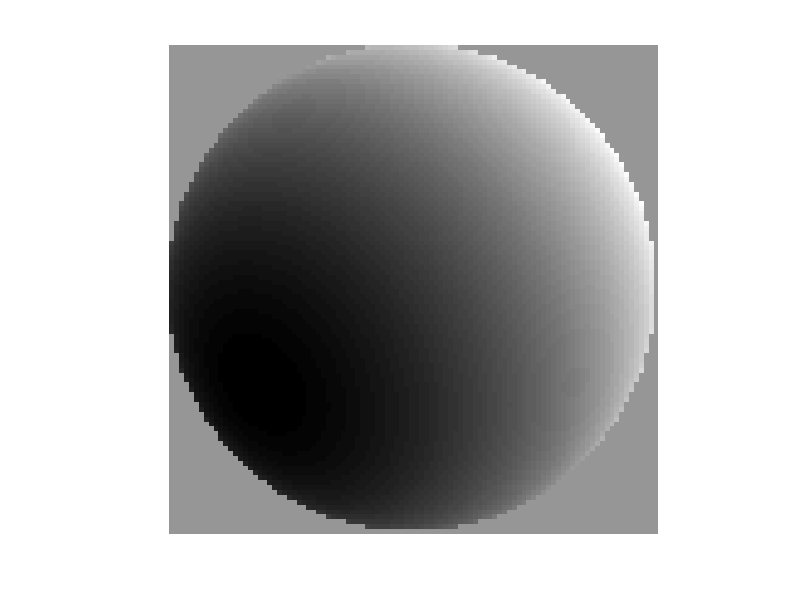
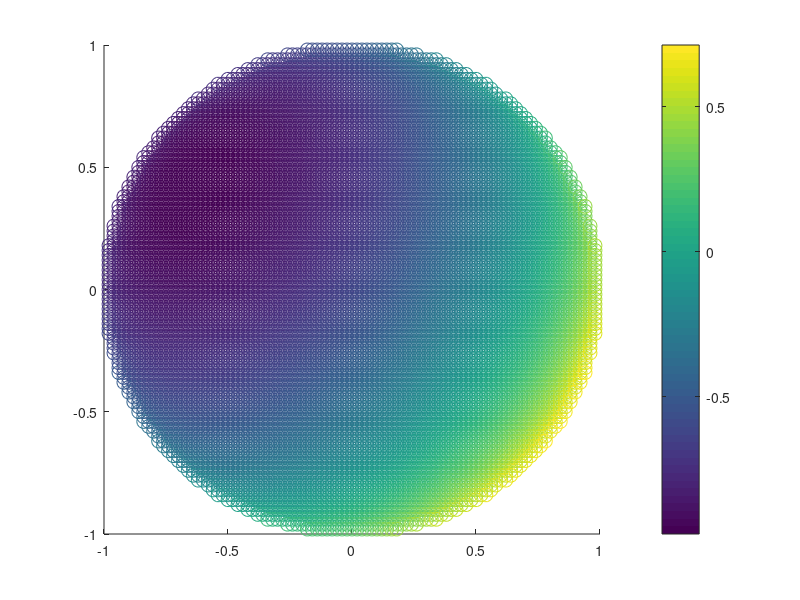
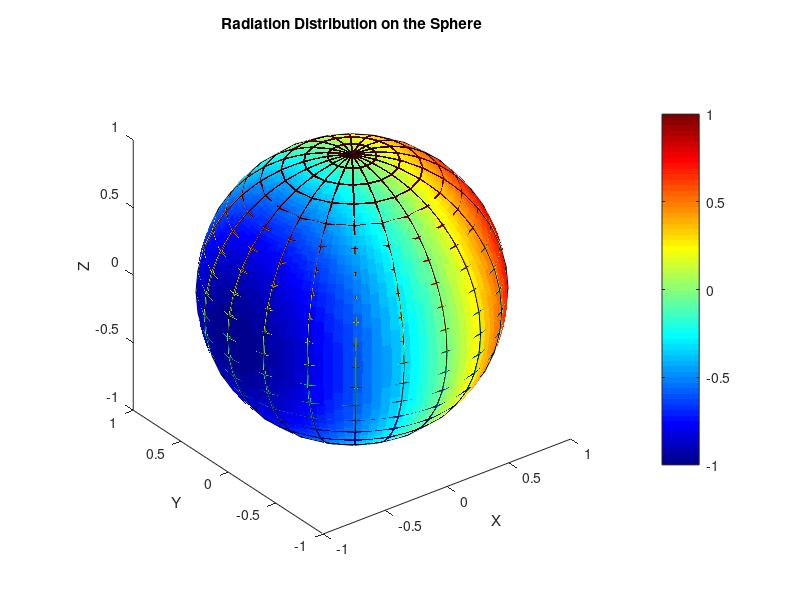
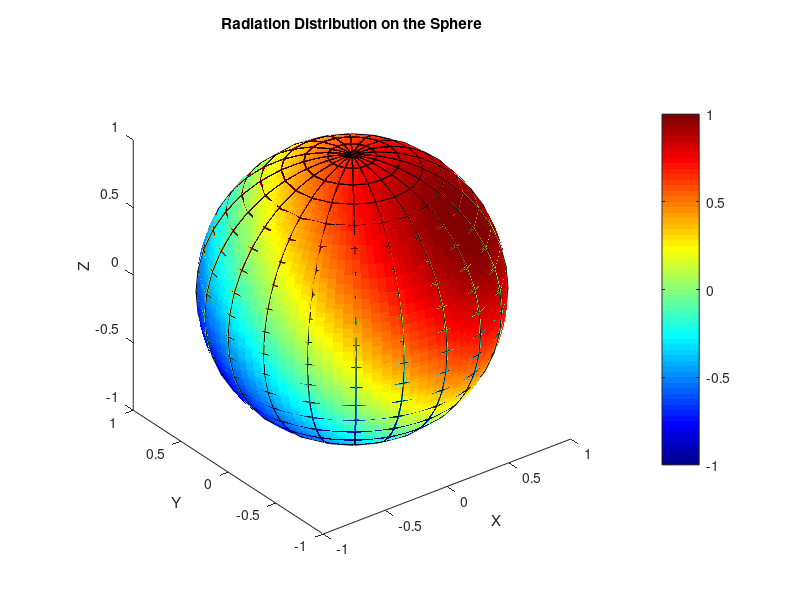

These figures' MATLAB source, in order:
clear all;


%计算太阳直射方位角和高度角
lon_s=deg2rad(360-297.57);
lat_s=deg2rad(-24.97);
lon_m=deg2rad(106.01);
lat_m=deg2rad(-1.17); 

H=lon_s-lon_m;
Z=acos(sin(lat_m)*sin(lat_s)+cos(lat_s)*cos(lat_m)*cos(H));
Z=rad2deg(Z);
Z=90-Z
A=atan(sin(H)/(cos(lat_m)*tan(lat_s)-sin(lat_m)*cos(H)));
s1=cos(lat_m)*tan(lat_s)-sin(lat_m)*cos(H)
s2=sin(H)
A=rad2deg(A);
A

if(s1/s2<0)
    A=A+180;
end
A
%     
% A=A+90;
% if(A>360)
%     A=A-360;
% end
% A


% 假设光源的入射角和方位角
theta_inc = Z; % 入射角 (度)
phi_inc = A;   % 方位角 (度)

% 将角度转换为弧度
theta_inc = deg2rad(theta_inc);
phi_inc = deg2rad(phi_inc);

% 定义光源辐射强度 I0
I0 = 1;  % 假设光源辐射强度为1（可以根据实际情况修改）
n=100;
[Nx,Ny] = meshgrid(1:n,1:n);
r = 0.5*n;
Nx = Nx-r;
Ny = Ny-r;
mask = r^2-Nx.^2-Ny.^2 > 0;
Nz = sqrt(r^2-Nx.^2-Ny.^2);
Nz(mask==0) = NaN;
Nz = -Nz;
norm = sqrt(Nx.^2+Ny.^2+Nz.^2);
Nx = Nx./norm;
Ny = Ny./norm;
Nz = Nz./norm;
%Ny=-Ny;
Nx(mask==0) = NaN;
Ny(mask==0) = NaN;

%计算法线
X1=Nx;
Y1=Ny;
Z1=Nz;
%计算光源方向
light_vector = [cos(theta_inc) * sin(phi_inc), -cos(theta_inc) * cos(phi_inc), sin(theta_inc)];
dot_product = X1 * light_vector(1) + Y1 * light_vector(2) + Z1 * light_vector(3);
theta_l = acos(dot_product);
I = I0 * cos(theta_l); 
figure;
imshow(I);
caxis([min(min(I)) max(max(I))]);

%估算球谐函数
X_reshape=reshape(Nx, [], 1);
Y_reshape=reshape(Ny, [], 1);
Z_reshape=reshape(Nz, [], 1);
I_reshape=reshape(I, [], 1);
nan_idx = isnan(X_reshape);
X_reshape(nan_idx) = []; 
Y_reshape(nan_idx) = [];
Z_reshape(nan_idx) = [];
I_reshape(nan_idx) = [];
N = cat(3,X_reshape,Y_reshape,Z_reshape);


%拟合
fitFunc = @(p, N) p(1).*N(:,1)+p(2).*N(:,2)+p(3).*N(:,3)...
    +p(4)+p(5).*N(:,1).*N(:,2)+p(6).*N(:,1).*N(:,3)+p(7)*N(:,2).*N(:,3)+p(8)*(N(:,1).^2-N(:,2).^2)+p(9)*(3*N(:,3).^2-1);


% 初始猜测值 p0（假设为全零）
p0 = ones(1, 9);

% 使用 lsqcurvefit 进行非线性最小二乘拟合
opts = optimset('Display','off');  % 设置优化选项
[p_opt, resnorm] = lsqcurvefit(fitFunc, p0, N, I_reshape, [], [], opts);
p_opt
% 输出拟合结果
disp('Optimal parameters:');
disp(p_opt);
y=p_opt(1)*N(:,1)+p_opt(2)*N(:,2)+p_opt(1)*N(:,3);
figure;
scatter(N(:,1),N(:,2),100,y);
colorbar

% 球面坐标系上的每个点的天顶角和方位角
theta = linspace(0, pi, 100);  % 天顶角从0到pi
phi = linspace(0, 2*pi, 100);  % 方位角从0到2*pi

% 创建网格
[THETA, PHI] = meshgrid(theta, phi);

% 计算球面上的法线方向（转换到笛卡尔坐标）
[X, Y, Z] = sph2cart(PHI, pi/2-THETA, 1);  % 球面坐标转换成笛卡尔坐标
X1=-X;
Y1=-Y;
Z1=-Z;
% 计算光线与法线的夹角
% 假设光源方向（从光源到球面表面）为 (sin(phi_inc) * cos(theta_inc), sin(phi_inc) * sin(theta_inc), cos(phi_inc))
light_vector = [-cos(theta_inc) * cos(phi_inc), cos(theta_inc) * sin(phi_inc), -sin(theta_inc)];

% 计算每个点的法线与光线之间的夹角
dot_product = X1 * light_vector(1) + Y1 * light_vector(2) + Z1 * light_vector(3);
theta_l = acos(dot_product);  % 光线与法线的夹角

% 计算辐射强度（假设朗伯反射模型）
I = I0 * cos(theta_l);  % 漫反射模型：I = I0 * cos(θl)

% 可视化辐射分布（用球面网格）
figure;
hold on;
% 绘制球面
sphere;

% 将球面上的辐射强度映射到颜色上
% 在球面上绘制辐射分布
h = surf(X, Y, Z, cos(acos( X * 1 + Y * 0 + Z * 0)));  % 根据辐射强度绘制辐射分布图
set(h, 'EdgeColor', 'none');  % 关闭网格线
view(2)
colormap('jet');  % 颜色映射
colorbar;  % 添加色条
xlabel('X');
ylabel('Y');
zlabel('Z');
title('Radiation Distribution on the Sphere');

% 设置光照和视角
% light;
% lighting gouraud;
view(3);  % 三维视角
axis equal;
hold off;





% 可视化辐射分布（用球面网格）
figure;
hold on;
% 绘制球面
sphere;

% 将球面上的辐射强度映射到颜色上
% 在球面上绘制辐射分布
h = surf(X, Y, Z, I);  % 根据辐射强度绘制辐射分布图
set(h, 'EdgeColor', 'none');  % 关闭网格线
colormap('jet');  % 颜色映射
colorbar;  % 添加色条
xlabel('X');
ylabel('Y');
zlabel('Z');
title('Radiation Distribution on the Sphere');

% 设置光照和视角
% light;
% lighting gouraud;
view(3);  % 三维视角
axis equal;
hold off;
%%
%估算球谐函数
X_reshape=reshape(X, [], 1);
Y_reshape=reshape(Y, [], 1);
Z_reshape=reshape(Z, [], 1);
I_reshape=reshape(I, [], 1);
N = cat(3,X_reshape,Y_reshape,Z_reshape);
%%
%拟合
fitFunc = @(p, N) p(1)*N(:,1)+p(2)*N(:,2)+p(3)*N(:,3)...
    +p(4)+p(5)*N(:,1).*N(:,2)+p(6).*N(:,1).*N(:,3)+p(7)*N(:,2).*N(:,3)+p(8)*(N(:,1).^2-N(:,2).^2)+p(9)*(3*N(:,3).^2-1);


% 初始猜测值 p0（假设为全零）
p0 = ones(1, 9);

% 使用 lsqcurvefit 进行非线性最小二乘拟合
opts = optimset('Display','off');  % 设置优化选项
[p_opt, resnorm] = lsqcurvefit(fitFunc, p0, N, I_reshape, [], [], opts);

% 输出拟合结果
disp('Optimal parameters:');
disp(p_opt);
y=p_opt(1)*N(:,1)+p_opt(2)*N(:,2)+p_opt(1)*N(:,3);
figure;
scatter(N(:,1),N(:,2),100,y);
colorbar
